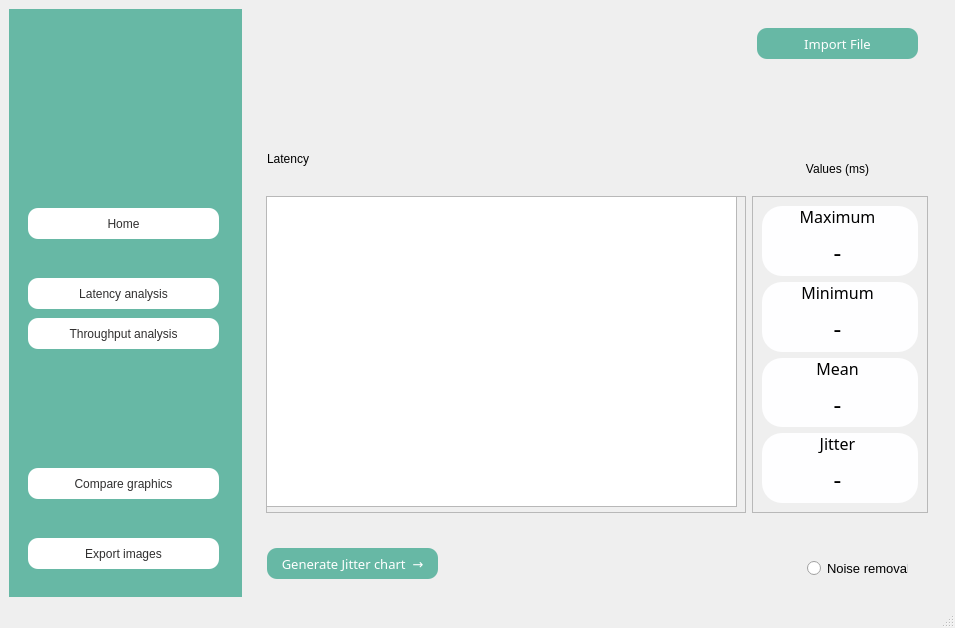
<?xml version="1.0" encoding="UTF-8"?>
<ui version="4.0">
 <class>MainWindow</class>
 <widget class="QMainWindow" name="MainWindow">
  <property name="geometry">
   <rect>
    <x>0</x>
    <y>0</y>
    <width>955</width>
    <height>628</height>
   </rect>
  </property>
  <property name="cursor">
   <cursorShape>PointingHandCursor</cursorShape>
  </property>
  <property name="windowTitle">
   <string>MainWindow</string>
  </property>
  <widget class="QWidget" name="centralwidget">
   <property name="styleSheet">
    <string notr="true">#leftmenu{
	background-color: #67b8a5;

}

#frame_max, #frame_jitter, #frame_min, #frame_mean{
	background-color: #fefeff; 
	border-radius: 20px;
	border: #67b8a5;
 	box-shadow: 5px 5px 10px 5px #67b8a5;

}

#button_importfile{
	background-color: #67b8a5;
	color: #fff;
	border-radius: 10px;
}


#button_home{
	background-color: #fff;
	color: #302f2f;
	border-radius: 10px;
}


#button_latencyanalysis{
	background-color: #fff;
	color: #302f2f;
	border-radius: 10px;
}

#button_comparegraphics{
	background-color: #fff;
	color: #302f2f;
	border-radius: 10px;
}

#button_throughputanalysis{
	background-color: #fff;
	color: #302f2f;
	border-radius: 10px;
}

#button_export{
	background-color: #fff;
	color: #302f2f;
	border-radius: 10px;
}

#button_jitterchart{
	background-color: #67b8a5;
	color: #fff;
	border-radius: 10px;
}
</string>
   </property>
   <layout class="QHBoxLayout" name="horizontalLayout">
    <item>
     <widget class="QWidget" name="leftmenu" native="true">
      <property name="enabled">
       <bool>true</bool>
      </property>
      <property name="styleSheet">
       <string notr="true"/>
      </property>
      <layout class="QVBoxLayout" name="verticalLayout_2">
       <item>
        <widget class="QWidget" name="leftmenu_title" native="true">
         <property name="minimumSize">
          <size>
           <width>0</width>
           <height>0</height>
          </size>
         </property>
         <property name="styleSheet">
          <string notr="true"/>
         </property>
         <widget class="QLabel" name="Q5GA">
          <property name="geometry">
           <rect>
            <x>0</x>
            <y>30</y>
            <width>211</width>
            <height>101</height>
           </rect>
          </property>
          <property name="text">
           <string/>
          </property>
          <property name="pixmap">
           <pixmap resource="resources.qrc">:/logo/Q5GA_100.png</pixmap>
          </property>
          <property name="scaledContents">
           <bool>true</bool>
          </property>
         </widget>
        </widget>
       </item>
       <item>
        <widget class="QWidget" name="leftmenu_buttons" native="true">
         <property name="minimumSize">
          <size>
           <width>0</width>
           <height>400</height>
          </size>
         </property>
         <widget class="QPushButton" name="button_latencyanalysis">
          <property name="geometry">
           <rect>
            <x>10</x>
            <y>90</y>
            <width>191</width>
            <height>31</height>
           </rect>
          </property>
          <property name="cursor">
           <cursorShape>PointingHandCursor</cursorShape>
          </property>
          <property name="styleSheet">
           <string notr="true">font: 10pt &quot;Frutiger LT Com 55 Roman&quot;;</string>
          </property>
          <property name="text">
           <string>Latency analysis</string>
          </property>
          <property name="icon">
           <iconset resource="resources.qrc">
            <normaloff>:/icons_brown/Brown Icons/activity.svg</normaloff>:/icons_brown/Brown Icons/activity.svg</iconset>
          </property>
         </widget>
         <widget class="QPushButton" name="button_throughputanalysis">
          <property name="geometry">
           <rect>
            <x>10</x>
            <y>130</y>
            <width>191</width>
            <height>31</height>
           </rect>
          </property>
          <property name="cursor">
           <cursorShape>PointingHandCursor</cursorShape>
          </property>
          <property name="styleSheet">
           <string notr="true">font: 10pt &quot;Frutiger LT Com 55 Roman&quot;;
</string>
          </property>
          <property name="text">
           <string>Throughput analysis</string>
          </property>
          <property name="icon">
           <iconset resource="resources.qrc">
            <normaloff>:/icons_brown/Brown Icons/activity.svg</normaloff>:/icons_brown/Brown Icons/activity.svg</iconset>
          </property>
         </widget>
         <widget class="QPushButton" name="button_comparegraphics">
          <property name="geometry">
           <rect>
            <x>10</x>
            <y>280</y>
            <width>191</width>
            <height>31</height>
           </rect>
          </property>
          <property name="cursor">
           <cursorShape>PointingHandCursor</cursorShape>
          </property>
          <property name="styleSheet">
           <string notr="true">font: 10pt &quot;Frutiger LT Com 55 Roman&quot;;
</string>
          </property>
          <property name="text">
           <string>Compare graphics</string>
          </property>
          <property name="icon">
           <iconset resource="resources.qrc">
            <normaloff>:/icons_brown/Brown Icons/bar-chart-2.svg</normaloff>:/icons_brown/Brown Icons/bar-chart-2.svg</iconset>
          </property>
         </widget>
         <widget class="QPushButton" name="button_home">
          <property name="geometry">
           <rect>
            <x>10</x>
            <y>20</y>
            <width>191</width>
            <height>31</height>
           </rect>
          </property>
          <property name="cursor">
           <cursorShape>PointingHandCursor</cursorShape>
          </property>
          <property name="styleSheet">
           <string notr="true">font: 10pt &quot;Frutiger LT Com 55 Roman&quot;;</string>
          </property>
          <property name="text">
           <string>Home</string>
          </property>
          <property name="icon">
           <iconset resource="resources.qrc">
            <normaloff>:/icons_brown/Brown Icons/home.svg</normaloff>:/icons_brown/Brown Icons/home.svg</iconset>
          </property>
         </widget>
         <widget class="QPushButton" name="button_export">
          <property name="geometry">
           <rect>
            <x>10</x>
            <y>350</y>
            <width>191</width>
            <height>31</height>
           </rect>
          </property>
          <property name="cursor">
           <cursorShape>PointingHandCursor</cursorShape>
          </property>
          <property name="styleSheet">
           <string notr="true">font: 10pt &quot;Frutiger LT Com 55 Roman&quot;;
</string>
          </property>
          <property name="text">
           <string>Export images</string>
          </property>
          <property name="icon">
           <iconset resource="resources.qrc">
            <normaloff>:/icons_brown/Brown Icons/save.svg</normaloff>:/icons_brown/Brown Icons/save.svg</iconset>
          </property>
         </widget>
        </widget>
       </item>
      </layout>
     </widget>
    </item>
    <item>
     <widget class="QWidget" name="mainbody" native="true">
      <layout class="QVBoxLayout" name="verticalLayout">
       <item>
        <widget class="QWidget" name="headerframe" native="true">
         <property name="minimumSize">
          <size>
           <width>680</width>
           <height>20</height>
          </size>
         </property>
         <widget class="QPushButton" name="button_importfile">
          <property name="geometry">
           <rect>
            <x>500</x>
            <y>10</y>
            <width>161</width>
            <height>31</height>
           </rect>
          </property>
          <property name="font">
           <font>
            <family>Frutiger LT Com 55 Roman</family>
            <pointsize>10</pointsize>
            <weight>50</weight>
            <italic>false</italic>
            <bold>false</bold>
           </font>
          </property>
          <property name="cursor">
           <cursorShape>PointingHandCursor</cursorShape>
          </property>
          <property name="autoFillBackground">
           <bool>false</bool>
          </property>
          <property name="styleSheet">
           <string notr="true">font: 10pt &quot;Frutiger LT Com 55 Roman&quot;;
</string>
          </property>
          <property name="text">
           <string>Import File</string>
          </property>
          <property name="icon">
           <iconset resource="resources.qrc">
            <normaloff>:/icons_white/White Icons/arrow-down-circle.svg</normaloff>:/icons_white/White Icons/arrow-down-circle.svg</iconset>
          </property>
          <property name="autoDefault">
           <bool>false</bool>
          </property>
          <property name="default">
           <bool>false</bool>
          </property>
          <property name="flat">
           <bool>false</bool>
          </property>
         </widget>
         <widget class="QLabel" name="label">
          <property name="geometry">
           <rect>
            <x>10</x>
            <y>120</y>
            <width>281</width>
            <height>41</height>
           </rect>
          </property>
          <property name="styleSheet">
           <string notr="true">font: 25pt &quot;Frutiger LT Com 55 Roman&quot;;
</string>
          </property>
          <property name="text">
           <string>Latency</string>
          </property>
         </widget>
         <widget class="QLabel" name="label_latency_2">
          <property name="geometry">
           <rect>
            <x>490</x>
            <y>140</y>
            <width>181</width>
            <height>21</height>
           </rect>
          </property>
          <property name="layoutDirection">
           <enum>Qt::LeftToRight</enum>
          </property>
          <property name="styleSheet">
           <string notr="true">font: 15pt &quot;Frutiger LT Com 55 Roman&quot;;
</string>
          </property>
          <property name="text">
           <string>Values (ms)</string>
          </property>
          <property name="alignment">
           <set>Qt::AlignCenter</set>
          </property>
         </widget>
        </widget>
       </item>
       <item>
        <widget class="QWidget" name="middleframe" native="true">
         <property name="minimumSize">
          <size>
           <width>0</width>
           <height>335</height>
          </size>
         </property>
         <layout class="QHBoxLayout" name="horizontalLayout_2">
          <item>
           <widget class="QFrame" name="frame_2">
            <property name="minimumSize">
             <size>
              <width>480</width>
              <height>0</height>
             </size>
            </property>
            <property name="frameShape">
             <enum>QFrame::StyledPanel</enum>
            </property>
            <property name="frameShadow">
             <enum>QFrame::Raised</enum>
            </property>
            <widget class="QGraphicsView" name="graphicsView">
             <property name="geometry">
              <rect>
               <x>0</x>
               <y>0</y>
               <width>471</width>
               <height>311</height>
              </rect>
             </property>
            </widget>
           </widget>
          </item>
          <item>
           <widget class="QFrame" name="frame">
            <property name="frameShape">
             <enum>QFrame::StyledPanel</enum>
            </property>
            <property name="frameShadow">
             <enum>QFrame::Raised</enum>
            </property>
            <layout class="QVBoxLayout" name="verticalLayout_3">
             <item>
              <widget class="QFrame" name="frame_max">
               <property name="frameShape">
                <enum>QFrame::StyledPanel</enum>
               </property>
               <property name="frameShadow">
                <enum>QFrame::Raised</enum>
               </property>
               <widget class="QLabel" name="label_max">
                <property name="geometry">
                 <rect>
                  <x>0</x>
                  <y>0</y>
                  <width>151</width>
                  <height>20</height>
                 </rect>
                </property>
                <property name="font">
                 <font>
                  <family>Frutiger LT Com 55 Roman</family>
                  <pointsize>12</pointsize>
                 </font>
                </property>
                <property name="text">
                 <string>Maximum</string>
                </property>
                <property name="alignment">
                 <set>Qt::AlignCenter</set>
                </property>
               </widget>
               <widget class="QLabel" name="value_max">
                <property name="geometry">
                 <rect>
                  <x>0</x>
                  <y>30</y>
                  <width>151</width>
                  <height>31</height>
                 </rect>
                </property>
                <property name="font">
                 <font>
                  <family>Frutiger LT Com 55 Roman</family>
                  <pointsize>18</pointsize>
                 </font>
                </property>
                <property name="text">
                 <string>-</string>
                </property>
                <property name="alignment">
                 <set>Qt::AlignCenter</set>
                </property>
               </widget>
              </widget>
             </item>
             <item>
              <widget class="QFrame" name="frame_min">
               <property name="frameShape">
                <enum>QFrame::StyledPanel</enum>
               </property>
               <property name="frameShadow">
                <enum>QFrame::Raised</enum>
               </property>
               <widget class="QLabel" name="label_min">
                <property name="geometry">
                 <rect>
                  <x>0</x>
                  <y>0</y>
                  <width>151</width>
                  <height>20</height>
                 </rect>
                </property>
                <property name="font">
                 <font>
                  <family>Frutiger LT Com 55 Roman</family>
                  <pointsize>12</pointsize>
                 </font>
                </property>
                <property name="text">
                 <string>Minimum</string>
                </property>
                <property name="alignment">
                 <set>Qt::AlignCenter</set>
                </property>
               </widget>
               <widget class="QLabel" name="value_min">
                <property name="geometry">
                 <rect>
                  <x>0</x>
                  <y>30</y>
                  <width>151</width>
                  <height>31</height>
                 </rect>
                </property>
                <property name="font">
                 <font>
                  <family>Frutiger LT Com 55 Roman</family>
                  <pointsize>18</pointsize>
                 </font>
                </property>
                <property name="text">
                 <string>-</string>
                </property>
                <property name="alignment">
                 <set>Qt::AlignCenter</set>
                </property>
               </widget>
              </widget>
             </item>
             <item>
              <widget class="QFrame" name="frame_mean">
               <property name="frameShape">
                <enum>QFrame::StyledPanel</enum>
               </property>
               <property name="frameShadow">
                <enum>QFrame::Raised</enum>
               </property>
               <widget class="QLabel" name="label_mean">
                <property name="geometry">
                 <rect>
                  <x>0</x>
                  <y>0</y>
                  <width>151</width>
                  <height>20</height>
                 </rect>
                </property>
                <property name="font">
                 <font>
                  <family>Frutiger LT Com 55 Roman</family>
                  <pointsize>12</pointsize>
                 </font>
                </property>
                <property name="text">
                 <string>Mean</string>
                </property>
                <property name="alignment">
                 <set>Qt::AlignCenter</set>
                </property>
               </widget>
               <widget class="QLabel" name="value_mean">
                <property name="geometry">
                 <rect>
                  <x>0</x>
                  <y>30</y>
                  <width>151</width>
                  <height>31</height>
                 </rect>
                </property>
                <property name="font">
                 <font>
                  <family>Frutiger LT Com 55 Roman</family>
                  <pointsize>18</pointsize>
                 </font>
                </property>
                <property name="text">
                 <string>-</string>
                </property>
                <property name="alignment">
                 <set>Qt::AlignCenter</set>
                </property>
               </widget>
              </widget>
             </item>
             <item>
              <widget class="QFrame" name="frame_jitter">
               <property name="frameShape">
                <enum>QFrame::StyledPanel</enum>
               </property>
               <property name="frameShadow">
                <enum>QFrame::Raised</enum>
               </property>
               <widget class="QLabel" name="label_jitter">
                <property name="geometry">
                 <rect>
                  <x>0</x>
                  <y>0</y>
                  <width>151</width>
                  <height>20</height>
                 </rect>
                </property>
                <property name="font">
                 <font>
                  <family>Frutiger LT Com 55 Roman</family>
                  <pointsize>12</pointsize>
                 </font>
                </property>
                <property name="text">
                 <string>Jitter</string>
                </property>
                <property name="alignment">
                 <set>Qt::AlignCenter</set>
                </property>
               </widget>
               <widget class="QLabel" name="value_jitter">
                <property name="geometry">
                 <rect>
                  <x>0</x>
                  <y>30</y>
                  <width>151</width>
                  <height>31</height>
                 </rect>
                </property>
                <property name="font">
                 <font>
                  <family>Frutiger LT Com 55 Roman</family>
                  <pointsize>18</pointsize>
                 </font>
                </property>
                <property name="text">
                 <string>-</string>
                </property>
                <property name="alignment">
                 <set>Qt::AlignCenter</set>
                </property>
               </widget>
              </widget>
             </item>
            </layout>
           </widget>
          </item>
         </layout>
        </widget>
       </item>
       <item>
        <widget class="QWidget" name="bottomframe" native="true">
         <property name="minimumSize">
          <size>
           <width>0</width>
           <height>0</height>
          </size>
         </property>
         <property name="maximumSize">
          <size>
           <width>16777215</width>
           <height>60</height>
          </size>
         </property>
         <widget class="QPushButton" name="button_jitterchart">
          <property name="geometry">
           <rect>
            <x>10</x>
            <y>20</y>
            <width>171</width>
            <height>31</height>
           </rect>
          </property>
          <property name="font">
           <font>
            <family>Frutiger LT Com 55 Roman</family>
            <pointsize>10</pointsize>
           </font>
          </property>
          <property name="cursor">
           <cursorShape>PointingHandCursor</cursorShape>
          </property>
          <property name="text">
           <string>Generate Jitter chart  →</string>
          </property>
         </widget>
         <widget class="QRadioButton" name="radioButton">
          <property name="geometry">
           <rect>
            <x>550</x>
            <y>30</y>
            <width>101</width>
            <height>20</height>
           </rect>
          </property>
          <property name="font">
           <font>
            <pointsize>10</pointsize>
           </font>
          </property>
          <property name="text">
           <string>Noise removal</string>
          </property>
         </widget>
        </widget>
       </item>
      </layout>
     </widget>
    </item>
   </layout>
  </widget>
  <widget class="QStatusBar" name="statusbar"/>
 </widget>
 <resources>
  <include location="resources.qrc"/>
 </resources>
 <connections/>
</ui>
